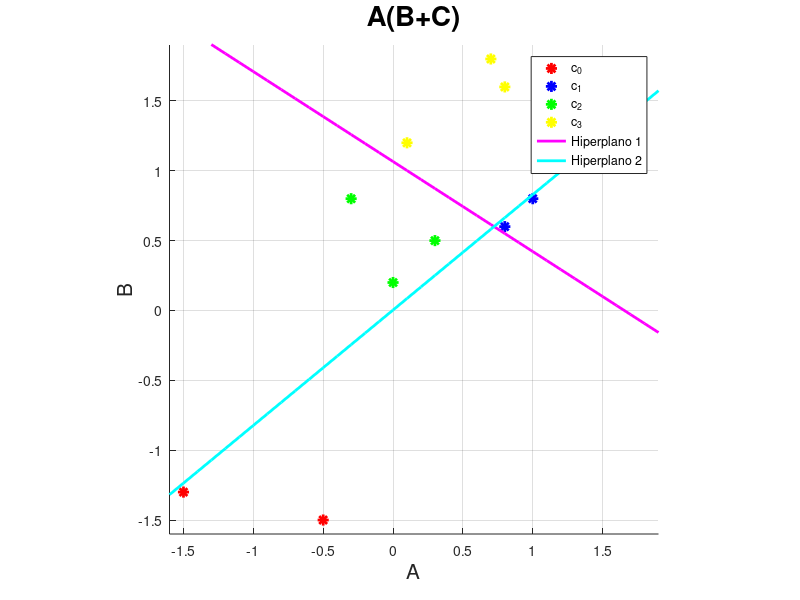

Source code (MATLAB):
% Ian Mu;oz Nu;ez - Perceptron
% Diseñar una red neuronal unicapa, con función tipo escalón, con dos
% entradas y dos salidas que sea capaz de clasificiar los siguientes
% diez puntos en el plano, los cuales pertenecen a cuatro grupos:
% Grupo 1: (0.1, 1.2), (0.7, 1.8), (0.8, 1.6)
% Grupo 2: (0.8, 0.6), (1.0, 0.8)
% Grupo 3: (0.3, 0.5), (0.0, 0.2), (-0.3, 0.8)
% Grupo 4: (-0.5, -1.5), (-1.5, -1.3)

close all
clear
clc

x = [0.1 0.7 0.8 0.8 1.0 0.3 0.0 -0.3 -0.5 -1.5;
    1.2 1.8 1.6 0.6 0.8 0.5 0.2 0.8 -1.5 -1.3]; % Datos de entrada
b = [1 1 1 1 1 1 1 1 1 1]; % Entrada fija para el bias
x = [x; b]; % Datos de entrenamiento con entrada fija
d = [0 0 0 0 0 1 1 1 1 1;
    0 0 0 1 1 0 0 0 1 1]; % Salida deseada
w = rand(3,2); % Pesos sinapticos aleatorios iniciales
epocas = 100; % Numero de iteraciones deseadas

% Funcion escalon
function y = escalon(v)
    if v >= 0
        y = 1;
    else
        y = 0;
    end
end

p = size(x,2); % Numero de patrones de entrada
% Inicio del entrenamiento
for epoca= 1:epocas
    ep = 0;
    for i= 1:p
        for j= 1:size(d, 1)
            v = w(:,j)' * x(:,i); % Multiplicacion del vector de entrada por el vector de pesos sinapticos
            y(j,i) = escalon(v); % Funcion de activacion

            e = d(j,i) - y(j,i); % Error obtenido
            if e < 0 || e > 0
                w(:,j) = w(:,j) + e*x(:,i); % Ajuste de pesos
                ep = ep + 1;
            end
        end
    end

    % Si no hubo ningun error en el entrenamiento, se termina el proceso
    if ep == 0
        break
    end
end

xl = min(min(x))-0.1; % Limite inferior para mostrar la grafica
xu = max(max(x))+0.1; % Limite superior para mostrar la grafica
t = xl:0.1:xu; % Arreglo de valores para el hiperplano separador

f1 = -(w(1,1)/w(2,1))*t - (w(3,1)/w(2,1)); % Funcion del hiperplano 1
f2 = -(w(1,2)/w(2,2))*t - (w(3,2)/w(2,2)); % Funcion del hiperplano 2

figure(1)
hold on
grid on
axis equal % Muestra la escala de los ejes igual
axis([xl xu xl xu]) % Limite de los ejes

% Grafica de los datos de entrada y su clasificacion
plot(x(1, (y(1,:)==1)&(y(2,:)==1)), x(2, (y(1,:)==1)&(y(2,:)==1)), 'r*', 'LineWidth', 2, 'MarkerSize', 8)
plot(x(1, (y(1,:)==0)&(y(2,:)==1)), x(2, (y(1,:)==0)&(y(2,:)==1)), 'b*', 'LineWidth', 2, 'MarkerSize', 8)
plot(x(1, (y(1,:)==1)&(y(2,:)==0)), x(2, (y(1,:)==1)&(y(2,:)==0)), 'g*', 'LineWidth', 2, 'MarkerSize', 8)
plot(x(1, (y(1,:)==0)&(y(2,:)==0)), x(2, (y(1,:)==0)&(y(2,:)==0)), 'y*', 'LineWidth', 2, 'MarkerSize', 8)
plot(t, f1, 'm-', 'LineWidth', 2) % Grafica del hiperplano separador 1
plot(t, f2, 'c-', 'LineWidth', 2) % Grafica del hiperplano separador 2

% Informacion de la grafica
title("A(B+C)", 'FontSize', 20)
xlabel('A', 'FontSize', 15)
ylabel('B', 'FontSize', 15)
legend('c_0', 'c_1', 'c_2', 'c_3', 'Hiperplano 1', 'Hiperplano 2')
